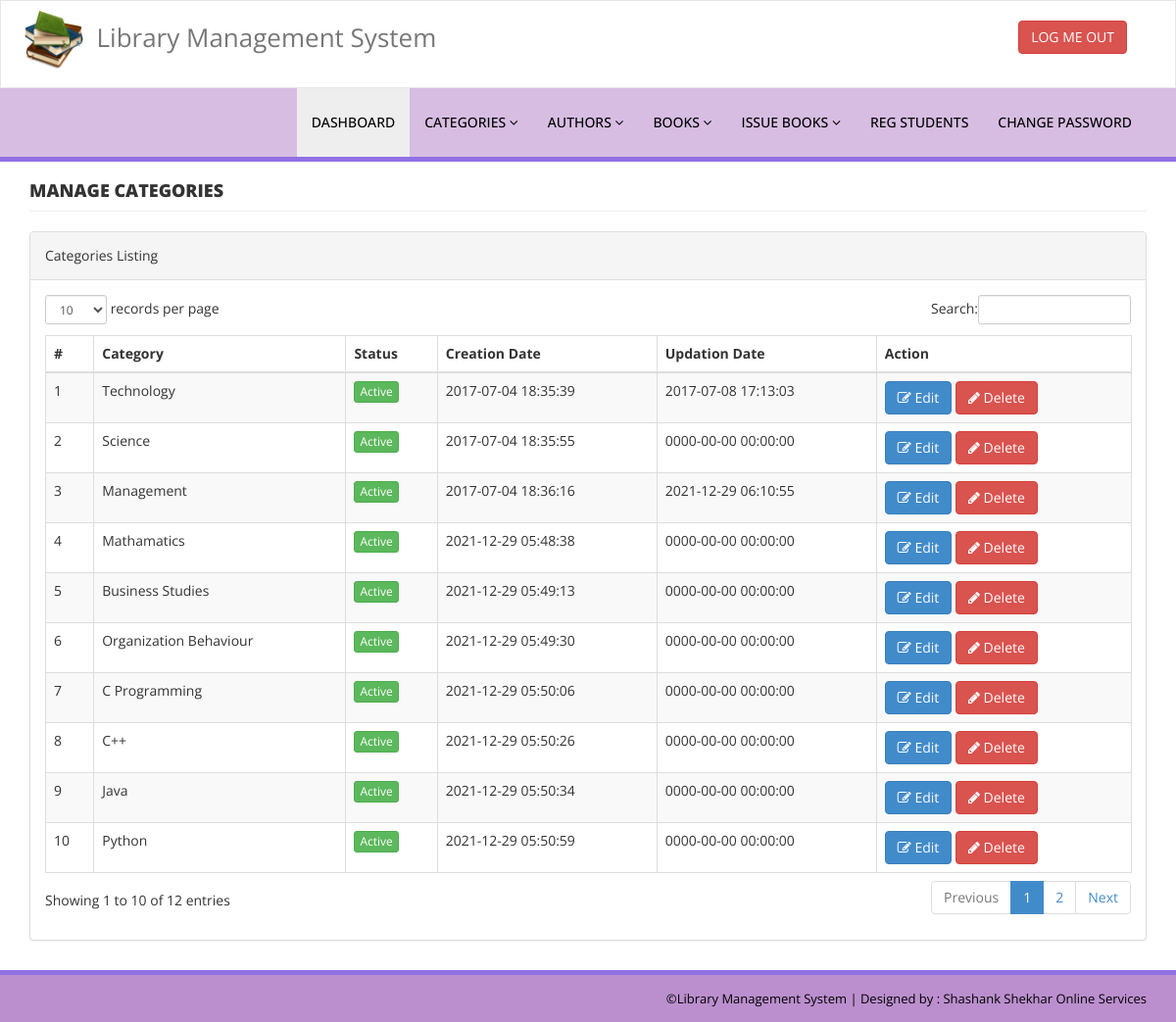
The app's page /admin/manage-categories.php (signed in) with its own data.
### tables this page shows
CREATE TABLE `tblcategory` (
  `id` int(11) NOT NULL,
  `CategoryName` varchar(150) DEFAULT NULL,
  `Status` int(1) DEFAULT NULL,
  `CreationDate` timestamp NULL DEFAULT current_timestamp(),
  `UpdationDate` timestamp NULL DEFAULT '0000-00-00 00:00:00' ON UPDATE current_timestamp()
);

### admin/manage-categories.php (the view, shortened to what this page needs)
<?php
include('includes/config.php');
if(strlen($_SESSION['alogin'])==0)
    {
header('location:index.php');
}
else{
    ?>
<!DOCTYPE html>
<html xmlns="http://www.w3.org/1999/xhtml">
<head>
    <link href="assets/css/bootstrap.css" rel="stylesheet" />
    <link href="assets/css/font-awesome.css" rel="stylesheet" />
    <link href="assets/js/dataTables/dataTables.bootstrap.css" rel="stylesheet" />
    <link href="assets/css/style.css" rel="stylesheet" />
</head>
<body>
<?php include('includes/header.php');?>
    <div class="content-wrapper">
         <div class="container">
        <div class="row pad-botm">
            <div class="col-md-12">
                <h4 class="header-line">Manage Categories</h4>
    </div>
     <div class="row">
</div>
        </div>
            <div class="row">
                <div class="col-md-12">
                    <div class="panel panel-default">
                        <div class="panel-heading">
                           Categories Listing
                        </div>
                        <div class="panel-body">
                            <div class="table-responsive">
                                <table class="table table-striped table-bordered table-hover" id="dataTables-example">
                                    <thead>
                                        <tr>
                                            <th>#</th>
                                            <th>Category</th>
                                            <th>Status</th>
                                            <th>Creation Date</th>
                                            <th>Updation Date</th>
                                            <th>Action</th>
                                        </tr>
                                    </thead>
                                    <tbody>
<?php $sql = "SELECT * from  tblcategory";
$query = $dbh -> prepare($sql);
$query->execute();
$results=$query->fetchAll(PDO::FETCH_OBJ);
$cnt=1;
if($query->rowCount() > 0)
{
foreach($results as $result)
{               ?>
                                        <tr class="odd gradeX">
                                            <td class="center"><?php echo htmlentities($cnt);?></td>
                                            <td class="center"><?php echo htmlentities($result->CategoryName);?></td>
                                            <td class="center"><?php if($result->Status==1) {?>
                                            <a href="#" class="btn btn-success btn-xs">Active</a>
                                            <?php } else {?>
                                            <a href="#" class="btn btn-danger btn-xs">Inactive</a>
                                            <?php } ?></td>
                                            <td class="center"><?php echo htmlentities($result->CreationDate);?></td>
                                            <td class="center"><?php echo htmlentities($result->UpdationDate);?></td>
                                            <td class="center">
                                            <a href="edit-category.php?catid=<?php echo htmlentities($result->id);?>"><button class="btn btn-primary"><i class="fa fa-edit "></i> Edit</button>
                                          <a href="manage-categories.php?del=<?php echo htmlentities($result->id);?>" onclick="return confirm('Are you sure you want to delete?');"" >  <button class="btn btn-danger"><i class="fa fa-pencil"></i> Delete</button>
                                            </td>
                                        </tr>
 <?php $cnt=$cnt+1;}} ?>
                                    </tbody>
                                </table>
                            </div>
                        </div>
                    </div>
                </div>
            </div>
    </div>
    </div>
  <?php include('includes/footer.php');?>
</body>
</html>
<?php } ?>

### admin/assets/css/style.css (style rules this page uses)
.content-wrapper { margin-top:10px; height:100%; padding-bottom:10px; }
.header-line { font-weight:900; padding-bottom:10px; border-bottom:1px solid #eeeeee; text-transform:uppercase; }
.pad-botm { padding-bottom:10px; }

### records on screen
tblcategory: CategoryName "Technology", Status "Active", CreationDate "2017-07-04 18:35:39", UpdationDate "2017-07-08 17:13:03"
tblcategory: CategoryName "Science", Status "Active", CreationDate "2017-07-04 18:35:55", UpdationDate "0000-00-00 00:00:00"
tblcategory: CategoryName "Management", Status "Active", CreationDate "2017-07-04 18:36:16", UpdationDate "2021-12-29 06:10:55"
tblcategory: CategoryName "Mathamatics", Status "Active", CreationDate "2021-12-29 05:48:38", UpdationDate "0000-00-00 00:00:00"
tblcategory: CategoryName "Business Studies", Status "Active", CreationDate "2021-12-29 05:49:13", UpdationDate "0000-00-00 00:00:00"
tblcategory: CategoryName "Organization Behaviour", Status "Active", CreationDate "2021-12-29 05:49:30", UpdationDate "0000-00-00 00:00:00"
tblcategory: CategoryName "C Programming", Status "Active", CreationDate "2021-12-29 05:50:06", UpdationDate "0000-00-00 00:00:00"
tblcategory: CategoryName "C++", Status "Active", CreationDate "2021-12-29 05:50:26", UpdationDate "0000-00-00 00:00:00"
tblcategory: CategoryName "Java", Status "Active", CreationDate "2021-12-29 05:50:34", UpdationDate "0000-00-00 00:00:00"
tblcategory: CategoryName "Python", Status "Active", CreationDate "2021-12-29 05:50:59", UpdationDate "0000-00-00 00:00:00"
